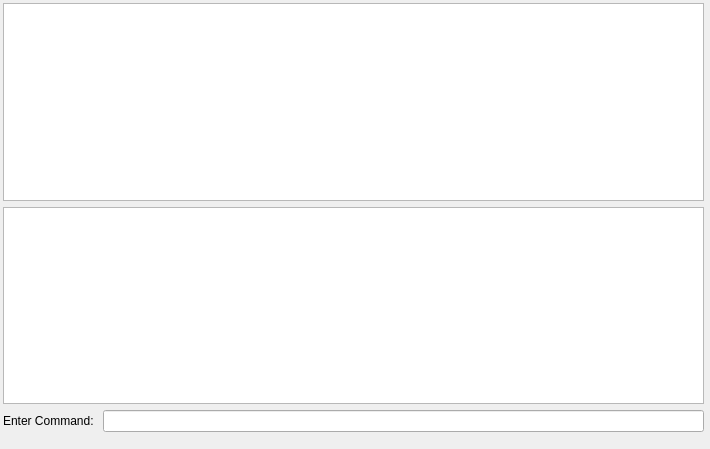
<?xml version="1.0" encoding="UTF-8"?>
<ui version="4.0">
 <class>TextAdventureGame</class>
 <widget class="QWidget" name="TextAdventureGame">
  <property name="geometry">
   <rect>
    <x>0</x>
    <y>0</y>
    <width>710</width>
    <height>449</height>
   </rect>
  </property>
  <property name="windowTitle">
   <string>TextAdventureGame</string>
  </property>
  <widget class="QWidget" name="">
   <property name="geometry">
    <rect>
     <x>3</x>
     <y>3</y>
     <width>701</width>
     <height>429</height>
    </rect>
   </property>
   <layout class="QVBoxLayout" name="verticalLayout">
    <item>
     <widget class="QPlainTextEdit" name="consoleOutput">
      <property name="focusPolicy">
       <enum>Qt::NoFocus</enum>
      </property>
     </widget>
    </item>
    <item>
     <widget class="QPlainTextEdit" name="commandHistory">
      <property name="focusPolicy">
       <enum>Qt::ClickFocus</enum>
      </property>
      <property name="placeholderText">
       <string/>
      </property>
     </widget>
    </item>
    <item>
     <layout class="QHBoxLayout" name="horizontalLayout">
      <item>
       <widget class="QLabel" name="label">
        <property name="text">
         <string>Enter Command: </string>
        </property>
       </widget>
      </item>
      <item>
       <widget class="QLineEdit" name="commandLine"/>
      </item>
     </layout>
    </item>
   </layout>
  </widget>
 </widget>
 <resources/>
 <connections/>
</ui>
